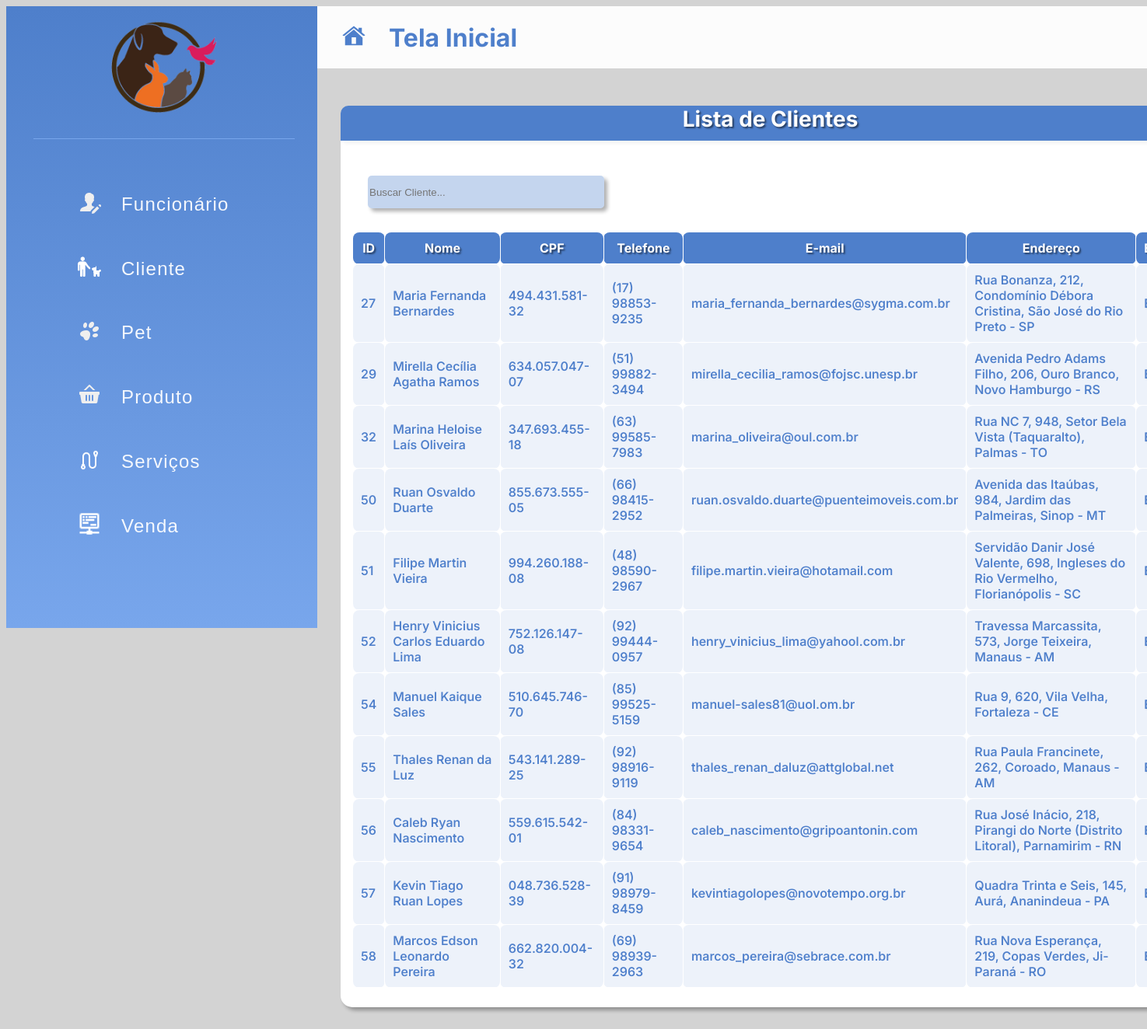
The app's page /listarClientes/, older data.
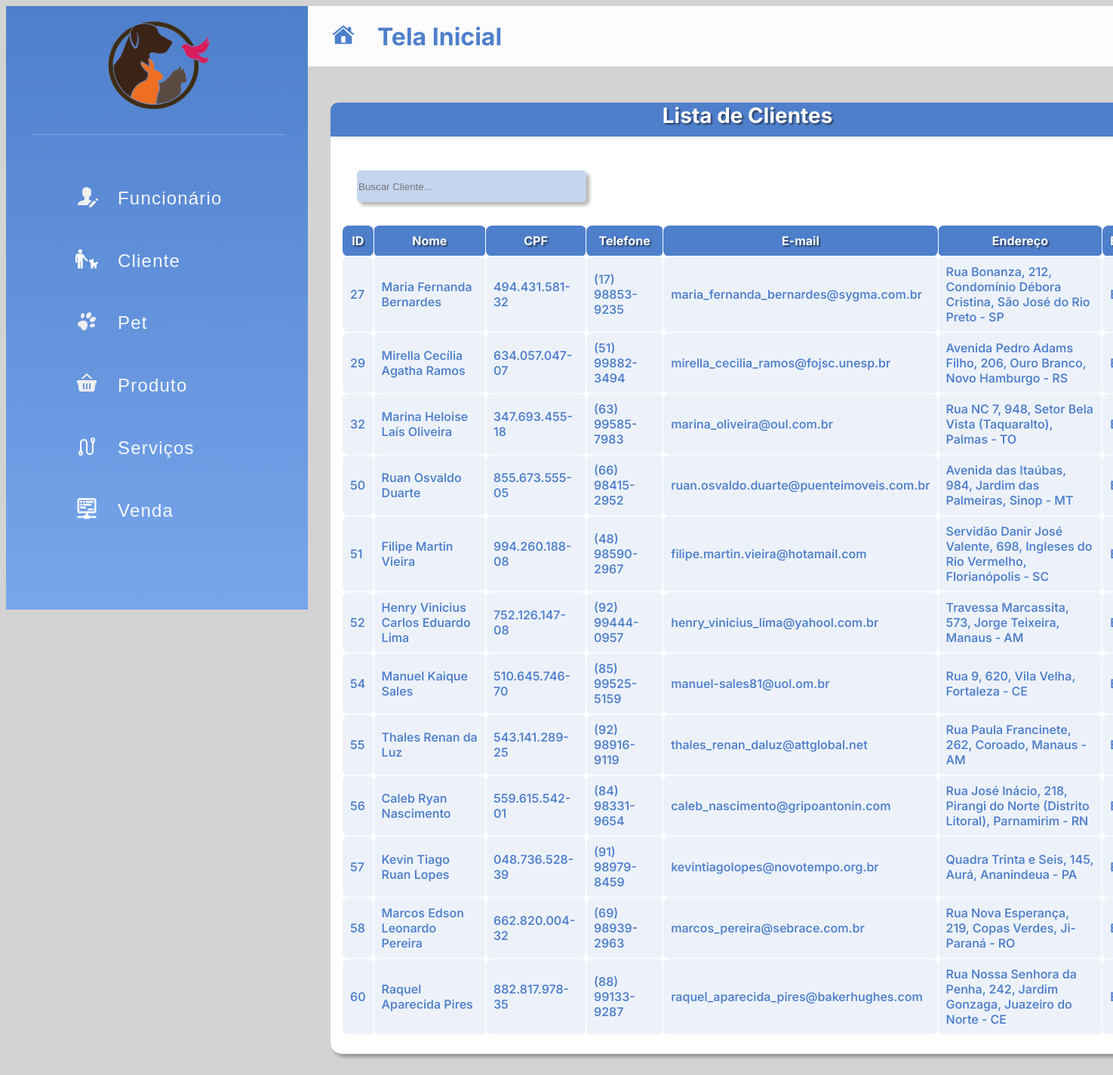
The same page, newer data.
### appPetPlanet/models.py (models this page shows)
class Cliente(models.Model):
    id_cliente = models.AutoField(primary_key=True)
    cpf = models.TextField()
    nome = models.TextField()
    email = models.TextField()
    telefone = models.TextField()
    endereco = models.TextField()

### appPetPlanet/views.py (the view)
# urls.py: path('listarClientes/', views.listarClientes, name='listarClientes'),
def listarClientes(request):
    clientes = {
        'clientes': Cliente.objects.all()
    }
    return render(request, 'cliente/listarClientes.html', clientes)

### appPetPlanet/templates/cliente/listarClientes.html (shortened to what this page needs)
{% extends 'navBar.html' %}
{% block conteudo %}
<div class="container-lista">
    <div class="titulo-tabela">
        <h1>Lista de Clientes</h1>
    </div>
    <div class="conteudo-tabela">
        <input type="text" id="buscarCliente" onkeyup="buscarCliente()" placeholder="Buscar Cliente...">
        <table id="tableClientes" class="table table-bordered table-striped">
            <tr>
                <th>ID</th>
                <th>Nome</th>
                <th>CPF</th>
                <th>Telefone</th>
                <th>E-mail</th>
                <th>Endereço</th>
                <th>Editar</th>
            </tr>
            {% for cliente in clientes %}
            <tr>
                <td>{{cliente.id_cliente}}</td>
                <td>{{cliente.nome}}</td>
                <td>{{cliente.cpf}}</td>
                <td>{{cliente.telefone}}</td>
                <td>{{cliente.email}}</td>
                <td>{{cliente.endereco}}</td>
                <td><a href="{% url 'infoCliente' %}{{cliente.id_cliente}}">Editar</a></td>
            </tr>
            {% endfor %}
        </table>
    </div>
</div>
{% endblock %}

Row changes from the older to the newer data that the page shows:
added Cliente: id_cliente "60", nome "Raquel Aparecida Pires", cpf "882.817.978-35", telefone "(88) 99133-9287", email "raquel_aparecida_pires@bakerhughes.com", endereco "Rua Nossa Senhora da Penha, 242, Jardim Gonzaga, Juazeiro do Norte - CE"
